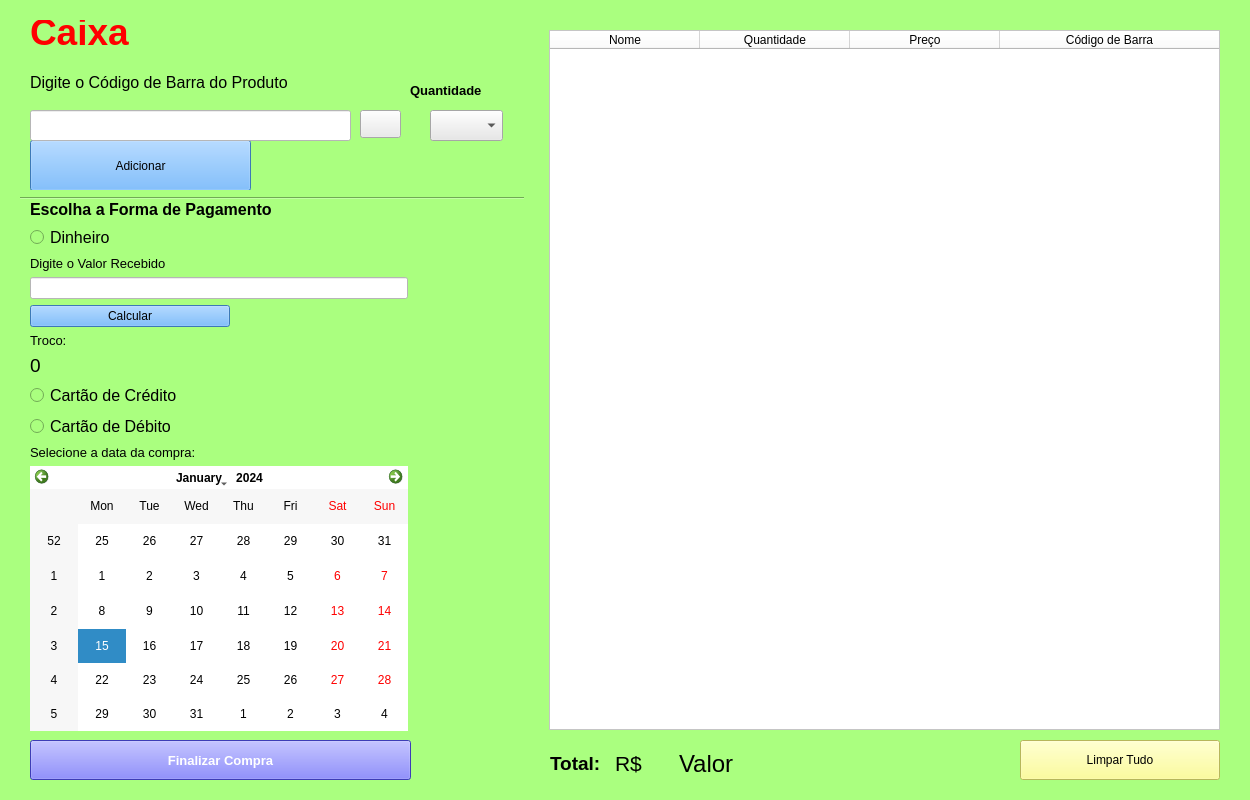
<?xml version="1.0" encoding="UTF-8"?>
<ui version="4.0">
 <class>Form</class>
 <widget class="QWidget" name="Form">
  <property name="geometry">
   <rect>
    <x>0</x>
    <y>0</y>
    <width>1250</width>
    <height>800</height>
   </rect>
  </property>
  <property name="minimumSize">
   <size>
    <width>1250</width>
    <height>800</height>
   </size>
  </property>
  <property name="windowTitle">
   <string>Caixa</string>
  </property>
  <property name="styleSheet">
   <string notr="true">background-color: rgb(170, 255, 127);</string>
  </property>
  <layout class="QHBoxLayout" name="horizontalLayout_3">
   <item>
    <widget class="QWidget" name="widget" native="true">
     <layout class="QHBoxLayout" name="horizontalLayout_2">
      <item>
       <widget class="QWidget" name="widget_2" native="true">
        <widget class="QLabel" name="label">
         <property name="geometry">
          <rect>
           <x>950</x>
           <y>680</y>
           <width>47</width>
           <height>13</height>
          </rect>
         </property>
         <property name="font">
          <font>
           <pointsize>12</pointsize>
           <weight>75</weight>
           <bold>true</bold>
          </font>
         </property>
         <property name="text">
          <string>Total</string>
         </property>
        </widget>
        <widget class="QPushButton" name="pushButton">
         <property name="geometry">
          <rect>
           <x>10</x>
           <y>120</y>
           <width>221</width>
           <height>51</height>
          </rect>
         </property>
         <property name="styleSheet">
          <string notr="true">background-color: rgb(85, 170, 255);</string>
         </property>
         <property name="text">
          <string>Adicionar</string>
         </property>
        </widget>
        <widget class="QLineEdit" name="lineEdit">
         <property name="geometry">
          <rect>
           <x>10</x>
           <y>90</y>
           <width>321</width>
           <height>31</height>
          </rect>
         </property>
         <property name="styleSheet">
          <string notr="true">background-color: rgb(255, 255, 255);</string>
         </property>
        </widget>
        <widget class="QComboBox" name="comboBox">
         <property name="geometry">
          <rect>
           <x>410</x>
           <y>90</y>
           <width>73</width>
           <height>31</height>
          </rect>
         </property>
         <property name="styleSheet">
          <string notr="true">background-color: rgb(232, 232, 232);</string>
         </property>
        </widget>
        <widget class="QLabel" name="label_3">
         <property name="geometry">
          <rect>
           <x>390</x>
           <y>60</y>
           <width>121</width>
           <height>21</height>
          </rect>
         </property>
         <property name="font">
          <font>
           <pointsize>10</pointsize>
           <weight>75</weight>
           <bold>true</bold>
          </font>
         </property>
         <property name="text">
          <string>Quantidade</string>
         </property>
        </widget>
        <widget class="QPushButton" name="pushButton_pesquisa">
         <property name="geometry">
          <rect>
           <x>340</x>
           <y>90</y>
           <width>41</width>
           <height>28</height>
          </rect>
         </property>
         <property name="styleSheet">
          <string notr="true">background-color: rgb(235, 235, 235);</string>
         </property>
         <property name="text">
          <string/>
         </property>
         <property name="icon">
          <iconset>
           <normaloff>lupa.png</normaloff>lupa.png</iconset>
         </property>
        </widget>
        <widget class="Line" name="line">
         <property name="geometry">
          <rect>
           <x>0</x>
           <y>170</y>
           <width>511</width>
           <height>16</height>
          </rect>
         </property>
         <property name="orientation">
          <enum>Qt::Horizontal</enum>
         </property>
        </widget>
        <widget class="QWidget" name="layoutWidget">
         <property name="geometry">
          <rect>
           <x>10</x>
           <y>180</y>
           <width>378</width>
           <height>531</height>
          </rect>
         </property>
         <layout class="QVBoxLayout" name="verticalLayout">
          <item>
           <widget class="QLabel" name="label_8">
            <property name="maximumSize">
             <size>
              <width>16777215</width>
              <height>200</height>
             </size>
            </property>
            <property name="font">
             <font>
              <pointsize>14</pointsize>
              <weight>75</weight>
              <bold>true</bold>
             </font>
            </property>
            <property name="text">
             <string>&lt;html&gt;&lt;head/&gt;&lt;body&gt;&lt;p&gt;&lt;span style=&quot; font-size:12pt; font-weight:600;&quot;&gt;Escolha a Forma de Pagamento&lt;/span&gt;&lt;/p&gt;&lt;/body&gt;&lt;/html&gt;</string>
            </property>
           </widget>
          </item>
          <item>
           <widget class="QRadioButton" name="radioButton_1">
            <property name="font">
             <font>
              <pointsize>12</pointsize>
             </font>
            </property>
            <property name="text">
             <string>Dinheiro</string>
            </property>
           </widget>
          </item>
          <item>
           <widget class="QLabel" name="label_9">
            <property name="maximumSize">
             <size>
              <width>16777215</width>
              <height>20</height>
             </size>
            </property>
            <property name="font">
             <font>
              <pointsize>10</pointsize>
             </font>
            </property>
            <property name="text">
             <string>Digite o Valor Recebido</string>
            </property>
            <property name="margin">
             <number>0</number>
            </property>
           </widget>
          </item>
          <item>
           <widget class="QLineEdit" name="lineEdit_2">
            <property name="enabled">
             <bool>true</bool>
            </property>
            <property name="maximumSize">
             <size>
              <width>500</width>
              <height>30</height>
             </size>
            </property>
            <property name="styleSheet">
             <string notr="true">background-color: rgb(255, 255, 255);</string>
            </property>
            <property name="dragEnabled">
             <bool>true</bool>
            </property>
            <property name="readOnly">
             <bool>false</bool>
            </property>
           </widget>
          </item>
          <item>
           <widget class="QPushButton" name="pushButton_calc">
            <property name="maximumSize">
             <size>
              <width>200</width>
              <height>16777215</height>
             </size>
            </property>
            <property name="styleSheet">
             <string notr="true">background-color: rgb(85, 170, 255);</string>
            </property>
            <property name="text">
             <string>Calcular</string>
            </property>
           </widget>
          </item>
          <item>
           <widget class="QLabel" name="label_7">
            <property name="enabled">
             <bool>true</bool>
            </property>
            <property name="maximumSize">
             <size>
              <width>200</width>
              <height>100</height>
             </size>
            </property>
            <property name="font">
             <font>
              <pointsize>10</pointsize>
              <weight>50</weight>
              <bold>false</bold>
             </font>
            </property>
            <property name="text">
             <string>Troco:</string>
            </property>
           </widget>
          </item>
          <item>
           <widget class="QLabel" name="label_10">
            <property name="font">
             <font>
              <pointsize>14</pointsize>
             </font>
            </property>
            <property name="text">
             <string>0</string>
            </property>
           </widget>
          </item>
          <item>
           <widget class="QRadioButton" name="radioButton_2">
            <property name="font">
             <font>
              <pointsize>12</pointsize>
             </font>
            </property>
            <property name="text">
             <string>Cartão de Crédito</string>
            </property>
           </widget>
          </item>
          <item>
           <widget class="QRadioButton" name="radioButton_3">
            <property name="font">
             <font>
              <pointsize>12</pointsize>
             </font>
            </property>
            <property name="text">
             <string>Cartão de Débito</string>
            </property>
           </widget>
          </item>
          <item>
           <widget class="QLabel" name="label_6">
            <property name="font">
             <font>
              <pointsize>10</pointsize>
             </font>
            </property>
            <property name="text">
             <string>Selecione a data da compra:</string>
            </property>
           </widget>
          </item>
          <item>
           <widget class="QCalendarWidget" name="calendarWidget">
            <property name="styleSheet">
             <string notr="true">background-color: rgb(255, 255, 255);
color: rgb(0, 0, 0);</string>
            </property>
           </widget>
          </item>
         </layout>
        </widget>
        <widget class="QPushButton" name="pushButton_2">
         <property name="geometry">
          <rect>
           <x>10</x>
           <y>720</y>
           <width>381</width>
           <height>40</height>
          </rect>
         </property>
         <property name="font">
          <font>
           <pointsize>10</pointsize>
           <weight>75</weight>
           <bold>true</bold>
          </font>
         </property>
         <property name="styleSheet">
          <string notr="true">background-color: rgb(85, 85, 255);
color: rgb(255, 255, 255);</string>
         </property>
         <property name="text">
          <string>Finalizar Compra</string>
         </property>
        </widget>
        <widget class="QWidget" name="layoutWidget">
         <property name="geometry">
          <rect>
           <x>10</x>
           <y>-10</y>
           <width>324</width>
           <height>94</height>
          </rect>
         </property>
         <layout class="QVBoxLayout" name="verticalLayout_2">
          <item>
           <widget class="QLabel" name="label_11">
            <property name="font">
             <font>
              <family>Segoe UI</family>
              <pointsize>28</pointsize>
              <weight>75</weight>
              <bold>true</bold>
             </font>
            </property>
            <property name="styleSheet">
             <string notr="true">color: rgb(255, 0, 0);</string>
            </property>
            <property name="text">
             <string>Caixa</string>
            </property>
           </widget>
          </item>
          <item>
           <widget class="QLabel" name="label_2">
            <property name="font">
             <font>
              <pointsize>12</pointsize>
             </font>
            </property>
            <property name="text">
             <string>Digite o Código de Barra do Produto</string>
            </property>
           </widget>
          </item>
         </layout>
        </widget>
       </widget>
      </item>
      <item>
       <widget class="QWidget" name="widget_3" native="true">
        <property name="minimumSize">
         <size>
          <width>700</width>
          <height>0</height>
         </size>
        </property>
        <widget class="QTableWidget" name="tableWidget">
         <property name="geometry">
          <rect>
           <x>19</x>
           <y>10</y>
           <width>671</width>
           <height>700</height>
          </rect>
         </property>
         <property name="sizePolicy">
          <sizepolicy hsizetype="Fixed" vsizetype="Expanding">
           <horstretch>0</horstretch>
           <verstretch>0</verstretch>
          </sizepolicy>
         </property>
         <property name="font">
          <font>
           <pointsize>8</pointsize>
          </font>
         </property>
         <property name="styleSheet">
          <string notr="true">background-color: rgb(255, 255, 255);</string>
         </property>
         <property name="horizontalScrollBarPolicy">
          <enum>Qt::ScrollBarAlwaysOff</enum>
         </property>
         <property name="showGrid">
          <bool>true</bool>
         </property>
         <attribute name="horizontalHeaderVisible">
          <bool>true</bool>
         </attribute>
         <attribute name="horizontalHeaderDefaultSectionSize">
          <number>150</number>
         </attribute>
         <attribute name="horizontalHeaderStretchLastSection">
          <bool>true</bool>
         </attribute>
         <attribute name="verticalHeaderStretchLastSection">
          <bool>false</bool>
         </attribute>
         <column>
          <property name="text">
           <string>Nome</string>
          </property>
          <property name="font">
           <font>
            <weight>50</weight>
            <italic>false</italic>
            <bold>false</bold>
            <underline>false</underline>
            <strikeout>false</strikeout>
            <kerning>true</kerning>
           </font>
          </property>
         </column>
         <column>
          <property name="text">
           <string>Quantidade</string>
          </property>
         </column>
         <column>
          <property name="text">
           <string>Preço</string>
          </property>
         </column>
         <column>
          <property name="text">
           <string>Código de Barra</string>
          </property>
         </column>
        </widget>
        <widget class="QWidget" name="layoutWidget">
         <property name="geometry">
          <rect>
           <x>20</x>
           <y>720</y>
           <width>188</width>
           <height>47</height>
          </rect>
         </property>
         <layout class="QHBoxLayout" name="horizontalLayout">
          <item>
           <widget class="QLabel" name="label_4">
            <property name="font">
             <font>
              <pointsize>14</pointsize>
              <weight>75</weight>
              <bold>true</bold>
             </font>
            </property>
            <property name="text">
             <string>Total:</string>
            </property>
           </widget>
          </item>
          <item>
           <widget class="QLabel" name="label_5">
            <property name="font">
             <font>
              <pointsize>16</pointsize>
              <weight>50</weight>
              <bold>false</bold>
             </font>
            </property>
            <property name="text">
             <string>R$</string>
            </property>
           </widget>
          </item>
          <item>
           <widget class="QLabel" name="label_valor">
            <property name="font">
             <font>
              <family>Segoe UI</family>
              <pointsize>18</pointsize>
              <weight>50</weight>
              <bold>false</bold>
             </font>
            </property>
            <property name="text">
             <string>Valor</string>
            </property>
           </widget>
          </item>
         </layout>
        </widget>
        <widget class="QPushButton" name="pushButton_Limpar">
         <property name="geometry">
          <rect>
           <x>490</x>
           <y>720</y>
           <width>200</width>
           <height>40</height>
          </rect>
         </property>
         <property name="styleSheet">
          <string notr="true">background-color: rgb(255, 255, 127);</string>
         </property>
         <property name="text">
          <string>Limpar Tudo</string>
         </property>
        </widget>
       </widget>
      </item>
     </layout>
    </widget>
   </item>
  </layout>
 </widget>
 <resources/>
 <connections/>
</ui>
